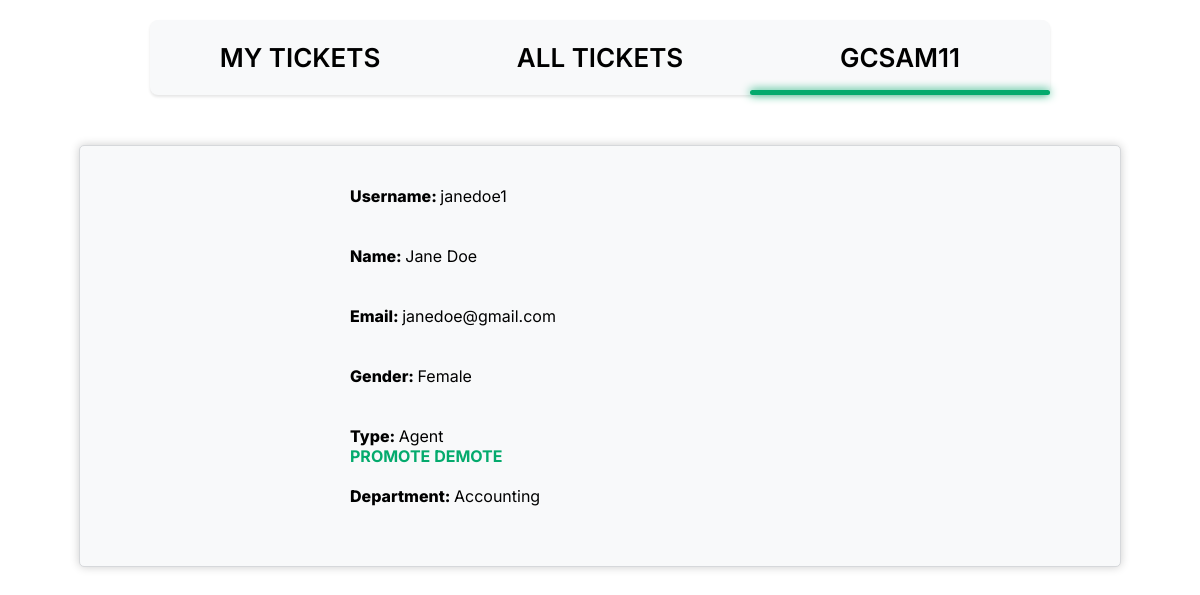
Page /pages/profile_viewer.php?id=1 (signed in) on the committed database.
### tables this page shows
CREATE TABLE USER (
    user_id INTEGER PRIMARY KEY AUTOINCREMENT,
    department_id INT,
    name VARCHAR(255) NOT NULL,
    username VARCHAR(8) NOT NULL UNIQUE,
    email VARCHAR(255) NOT NULL UNIQUE,
    password VARCHAR(255) NOT NULL,
    type VARCHAR(10) NOT NULL DEFAULT 'Client' CHECK (type = 'Agent' OR type = 'Admin' OR type = 'Client'),
    gender VARCHAR(10) DEFAULT 'None' CHECK(gender = 'Male' or gender = 'Female' or gender = 'Other' or gender = 'None'),
    FOREIGN KEY(department_id) REFERENCES DEPARTMENT(department_id) ON DELETE CASCADE ON UPDATE CASCADE
);

CREATE TABLE DEPARTMENT (
    department_id INTEGER PRIMARY KEY AUTOINCREMENT,
    name VARCHAR(255) NOT NULL
);

### database/checkSession.php (called while the page is built, shortened)
<?php
    if(isset($_SESSION['username'])){
        $profile = $_SESSION['username'];
    }
    else{
        header('Location:../index.php');
    }
?>

### database/compareID.php (called while the page is built, shortened)
<?php
    $isUser = false;
?>

### database/fetchUser.php (called while the page is built)
<?php
    include 'connection.php';
    $stmt = $db -> prepare('SELECT * FROM User WHERE user_id = :user_id');
    $stmt -> bindParam(':user_id', $_GET['id']);
    $stmt -> execute();
    $row = $stmt -> fetch();
    include 'getUserDepartment.php';
?>

### database/getUserDepartment.php (called while the page is built)
<?php
    if(!empty($row['department_id'])){
        $stmt2 = $db -> prepare('SELECT name FROM Department WHERE department_id = :department_id');
        $stmt2 -> bindParam(':department_id', $row['department_id']);
        $stmt2 -> execute();
        $row2 = $stmt2 -> fetch();
        $department = $row2['name'];
    }
    else{
        $department = 'Not Assigned';
    }
?>

### pages/profile_viewer.php (the view, shortened to what this page needs)
<?php
    include_once('../database/checkSession.php');
    include '../database/compareID.php';
?>
<!DOCTYPE html>
<html lang="en-US">
    <head>
        <link href="../css/profile_viewer.css" rel="stylesheet">
    </head>
    <body>
        <header>
            <nav>
                <a href="../pages/my_tickets.php">My Tickets</a>
                <a href="../pages/all_tickets.php">All Tickets</a>
                <a href="../pages/profile_viewer.php"><?php echo $profile ?></a>
                <div class="animation start-profile"></div>
            </nav>
        </header>
            <div class="box">
                <?php if($isUser){
                    echo '<p id="edit"><a href="profile_edit.php?id=' . $_SESSION['user_id'] . '">Edit</a></p>';
                    echo '<form name="change" method="post">
                    <div class="labels">
                        <label for="username">Username: <strong>' . $_SESSION['username'] . '</strong></label>
                        <br><br>
                        <label for="name">Name: <strong>' . $_SESSION['name'] . '</strong></label>
                        <br><br>
                        <label for="email">Email: <strong>' . $_SESSION['email'] . '</strong></label>
                        <br><br>
                        <label for="gender">Gender: <strong>' . $_SESSION['gender'] . '</strong></label>
                        <br><br>
                        <label for="type">Type: <strong>' . $_SESSION['type'] . '</strong></label>
                        <br><br>
                        <label for="department">Department: <strong>' . $_SESSION['department'] . '</strong></label>
                        <br><br>
                    </div>
                </form>
                    <form name="logout" action="../pages/logout.php" method="post">
                        <div class="buttons">
                            <button type="submit" class="logoutbtn">Logout</button>
                        </div>
                    </form>';
                }
                else{
                    include '../database/fetchUser.php';
                    echo '<br><form name="change" method="post">
                    <div class="labels">
                        <label for="username">Username: <strong>' . $row['username'] . '</strong></label>
                        <br><br>
                        <label for="name">Name: <strong>' . $row['name'] . '</strong></label>
                        <br><br>
                        <label for="email">Email: <strong>' . $row['email'] . '</strong></label>
                        <br><br>
                        <label for="gender">Gender: <strong>' . $row['gender'] . '</strong></label>
                        <br><br>';
                    if($_SESSION['type'] == 'Admin'){
                        switch($row['type']){
                            case 'Agent':
                                echo '<div class="divtype"><label for="type">Type: <strong>' . $row['type'] . '</strong></label><br>';
                                echo '<a href="../database/typeChanger.php?id=' . $_GET['id'] . '&type=Admin"> Promote </a> <a href="../database/typeChanger.php?id=' . $_GET['id'] . '&type=Client"> Demote </a></div>';
                                echo '<br>';
                                break;
                        }
                    }
                    else{
                        echo '<label for="type">Type: <strong>' . $row['type'] . '</strong></label>
                        <br><br>';
                    }
                    echo '<label for="department">Department: <strong>' . $department . '</strong></label>
                        <br><br>
                    </div>
                </form>';
                }
                ?>
            </div>
    </body>
</html>

### css/profile_viewer.css (style rules this page uses)
:root { --clr-neon_green: #04AA6D; --clr-neon_red: #e90808; --clr-bg: #f8f9fa; }
*, *::before *::after { box-sizing: border-box; }
body { font-family: 'Inter', sans-serif; }
header { text-align: center; }
nav { position: relative; margin: 20px auto 0; width: 900px; height: 75px; background: var(--clr-bg); border-radius: 8px; font-size: 0; box-shadow: 0 2px 3px 0 rgba(0, 0, 0, 0.1); }
nav a { font-family: 'Inter', sans-serif; font-size: 26px; font-weight: 600; text-transform: uppercase; color: black; text-decoration: none; line-height: 75px; position: relative; z-index: 1; display: inline-block; text-align: center; }
nav .animation { position: absolute; height: 5px; bottom: 0; z-index: 0; background: var(--clr-neon_green); border-radius: 8px; transition: all .5s ease 0s; box-shadow: 0 0 10px 0 var(--clr-neon_green); }
nav a:nth-child(1) { width: 300px; }
nav a:nth-child(2) { width: 300px; }
nav a:nth-child(3) { width: 300px; }
nav .start-profile, nav a:nth-child(3):hover~.animation { width: 300px; left: 600px; }
label { text-align: left; font-weight: 800; }
.labels { display: grid; }
.labels { padding-left: 25%; padding-left: 25%; }
.box { margin: 50px auto; max-width: 1000px; padding: 20px; background-color: #f8f9fa; border: 1px solid #d6d8db; border-radius: 5px; box-shadow: 0px 0px 10px rgba(0,0,0,0.2); }
.labels strong { font-weight: normal; }
.divtype a { text-decoration: none; color: var(--clr-neon_green); text-transform: uppercase; font-weight: 700; }
.divtype { padding-bottom: 0; margin-bottom: 0; }

### rows in the picture
user: username "janedoe1", name "Jane Doe", email "janedoe@gmail.com", gender "Female", type "Agent"
department: name "Accounting"

### other values in the picture
$profile "GCSAM11"
